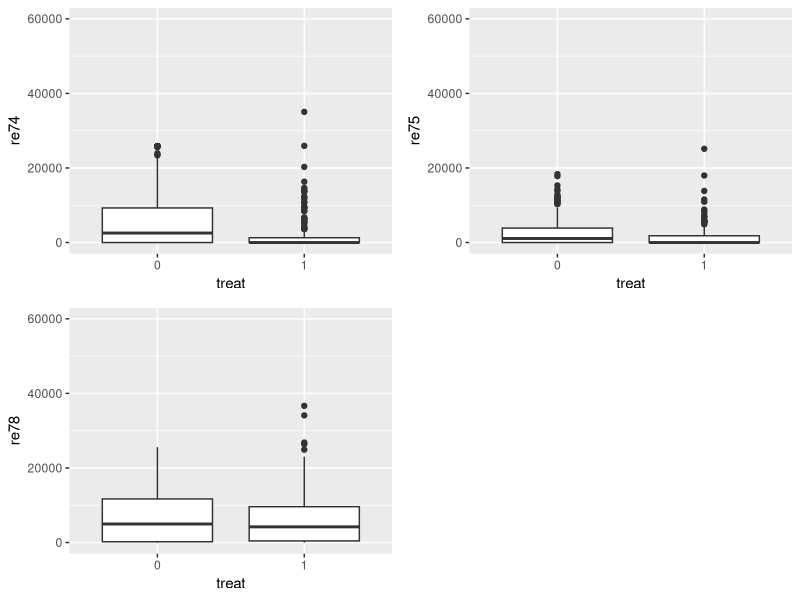

Source code (R):
## ---- chunk 1
knitr::opts_chunk$set(echo = TRUE)
setwd('/Users/annaberman/Desktop/702 Modeling/Assignments/Team Project 1')
library(ggplot2)
library(dplyr)
library(gridExtra)
## ---- chunk 2
# Load the data
lalonde <- read.csv('lalondedata.txt') %>%
    mutate(treat = as.factor(treat)) %>%
    mutate(treat = factor(treat, levels = c(0, 1)))
summary(lalonde)
## ---- chunk 3
g1 <- ggplot(lalonde) +
    geom_boxplot(mapping = aes(x = treat, y = re74)) + 
    ylim(c(0,60000))
g2 <- ggplot(lalonde) +
    geom_boxplot(mapping = aes(x = treat, y = re75)) + 
    ylim(c(0,60000)) 
g3 <- ggplot(lalonde) +
    geom_boxplot(mapping = aes(x = treat, y = re78)) + 
    ylim(c(0,60000))
grid.arrange(g1, g2, g3,
             nrow = 2)
